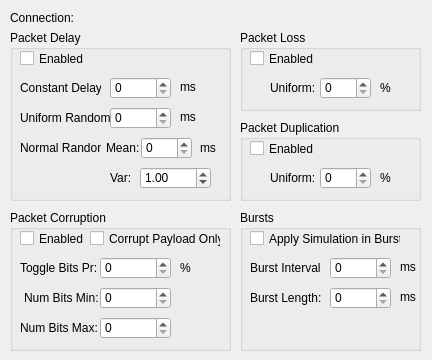
<?xml version="1.0" encoding="UTF-8"?>
<ui version="4.0">
 <class>NetworkSimulationDialog</class>
 <widget class="QWidget" name="NetworkSimulationDialog">
  <property name="geometry">
   <rect>
    <x>0</x>
    <y>0</y>
    <width>432</width>
    <height>360</height>
   </rect>
  </property>
  <property name="windowTitle">
   <string>Form</string>
  </property>
  <widget class="QLabel" name="label_11">
   <property name="geometry">
    <rect>
     <x>10</x>
     <y>10</y>
     <width>71</width>
     <height>16</height>
    </rect>
   </property>
   <property name="text">
    <string>Connection:</string>
   </property>
  </widget>
  <widget class="QLabel" name="labelConnectionName">
   <property name="geometry">
    <rect>
     <x>80</x>
     <y>10</y>
     <width>341</width>
     <height>16</height>
    </rect>
   </property>
   <property name="text">
    <string>&lt;Connection name&gt;</string>
   </property>
  </widget>
  <widget class="QGroupBox" name="groupBox_2">
   <property name="geometry">
    <rect>
     <x>10</x>
     <y>30</y>
     <width>221</width>
     <height>171</height>
    </rect>
   </property>
   <property name="title">
    <string>Packet Delay</string>
   </property>
   <widget class="QCheckBox" name="checkBoxPacketDelayEnabled">
    <property name="geometry">
     <rect>
      <x>10</x>
      <y>20</y>
      <width>70</width>
      <height>17</height>
     </rect>
    </property>
    <property name="text">
     <string>Enabled</string>
    </property>
   </widget>
   <widget class="QLabel" name="label_3">
    <property name="geometry">
     <rect>
      <x>10</x>
      <y>50</y>
      <width>81</width>
      <height>16</height>
     </rect>
    </property>
    <property name="text">
     <string>Constant Delay:</string>
    </property>
   </widget>
   <widget class="QLabel" name="label_5">
    <property name="geometry">
     <rect>
      <x>170</x>
      <y>50</y>
      <width>46</width>
      <height>13</height>
     </rect>
    </property>
    <property name="text">
     <string>ms</string>
    </property>
   </widget>
   <widget class="QLabel" name="label_4">
    <property name="geometry">
     <rect>
      <x>10</x>
      <y>80</y>
      <width>91</width>
      <height>16</height>
     </rect>
    </property>
    <property name="text">
     <string>Uniform Random:</string>
    </property>
   </widget>
   <widget class="QLabel" name="label_7">
    <property name="geometry">
     <rect>
      <x>10</x>
      <y>110</y>
      <width>81</width>
      <height>16</height>
     </rect>
    </property>
    <property name="text">
     <string>Normal Random:</string>
    </property>
   </widget>
   <widget class="QLabel" name="label_6">
    <property name="geometry">
     <rect>
      <x>170</x>
      <y>80</y>
      <width>46</width>
      <height>13</height>
     </rect>
    </property>
    <property name="text">
     <string>ms</string>
    </property>
   </widget>
   <widget class="QLabel" name="label_9">
    <property name="geometry">
     <rect>
      <x>96</x>
      <y>110</y>
      <width>41</width>
      <height>16</height>
     </rect>
    </property>
    <property name="text">
     <string>Mean:</string>
    </property>
   </widget>
   <widget class="QLabel" name="label_10">
    <property name="geometry">
     <rect>
      <x>100</x>
      <y>140</y>
      <width>31</width>
      <height>16</height>
     </rect>
    </property>
    <property name="text">
     <string>Var:</string>
    </property>
   </widget>
   <widget class="QLabel" name="label_8">
    <property name="geometry">
     <rect>
      <x>190</x>
      <y>110</y>
      <width>21</width>
      <height>16</height>
     </rect>
    </property>
    <property name="text">
     <string>ms</string>
    </property>
   </widget>
   <widget class="QSpinBox" name="spinBoxConstantDelay">
    <property name="geometry">
     <rect>
      <x>100</x>
      <y>47</y>
      <width>61</width>
      <height>22</height>
     </rect>
    </property>
    <property name="maximum">
     <number>10000</number>
    </property>
    <property name="singleStep">
     <number>100</number>
    </property>
   </widget>
   <widget class="QSpinBox" name="spinBoxRandomDelay">
    <property name="geometry">
     <rect>
      <x>100</x>
      <y>77</y>
      <width>61</width>
      <height>22</height>
     </rect>
    </property>
    <property name="maximum">
     <number>10000</number>
    </property>
    <property name="singleStep">
     <number>100</number>
    </property>
   </widget>
   <widget class="QSpinBox" name="spinBoxNormalMean">
    <property name="geometry">
     <rect>
      <x>131</x>
      <y>107</y>
      <width>51</width>
      <height>22</height>
     </rect>
    </property>
    <property name="maximum">
     <number>10000</number>
    </property>
    <property name="singleStep">
     <number>100</number>
    </property>
   </widget>
   <widget class="QDoubleSpinBox" name="doubleSpinBoxNormalVar">
    <property name="geometry">
     <rect>
      <x>130</x>
      <y>137</y>
      <width>71</width>
      <height>22</height>
     </rect>
    </property>
    <property name="maximum">
     <double>10.000000000000000</double>
    </property>
    <property name="singleStep">
     <double>0.100000000000000</double>
    </property>
    <property name="value">
     <double>1.000000000000000</double>
    </property>
   </widget>
  </widget>
  <widget class="QGroupBox" name="groupBox_3">
   <property name="geometry">
    <rect>
     <x>240</x>
     <y>30</y>
     <width>181</width>
     <height>81</height>
    </rect>
   </property>
   <property name="minimumSize">
    <size>
     <width>0</width>
     <height>0</height>
    </size>
   </property>
   <property name="title">
    <string>Packet Loss</string>
   </property>
   <widget class="QLabel" name="label_13">
    <property name="geometry">
     <rect>
      <x>30</x>
      <y>50</y>
      <width>51</width>
      <height>16</height>
     </rect>
    </property>
    <property name="text">
     <string>Uniform:</string>
    </property>
   </widget>
   <widget class="QLabel" name="label_14">
    <property name="geometry">
     <rect>
      <x>140</x>
      <y>50</y>
      <width>31</width>
      <height>16</height>
     </rect>
    </property>
    <property name="text">
     <string>%</string>
    </property>
   </widget>
   <widget class="QCheckBox" name="checkBoxPacketLossEnabled">
    <property name="geometry">
     <rect>
      <x>10</x>
      <y>20</y>
      <width>70</width>
      <height>17</height>
     </rect>
    </property>
    <property name="text">
     <string>Enabled</string>
    </property>
   </widget>
   <widget class="QSpinBox" name="spinBoxUniformLoss">
    <property name="geometry">
     <rect>
      <x>80</x>
      <y>47</y>
      <width>51</width>
      <height>22</height>
     </rect>
    </property>
    <property name="maximum">
     <number>100</number>
    </property>
    <property name="singleStep">
     <number>10</number>
    </property>
   </widget>
  </widget>
  <widget class="QGroupBox" name="groupBox_5">
   <property name="geometry">
    <rect>
     <x>240</x>
     <y>120</y>
     <width>181</width>
     <height>81</height>
    </rect>
   </property>
   <property name="title">
    <string>Packet Duplication</string>
   </property>
   <widget class="QLabel" name="label_17">
    <property name="geometry">
     <rect>
      <x>140</x>
      <y>50</y>
      <width>31</width>
      <height>16</height>
     </rect>
    </property>
    <property name="text">
     <string>%</string>
    </property>
   </widget>
   <widget class="QLabel" name="label_18">
    <property name="geometry">
     <rect>
      <x>30</x>
      <y>50</y>
      <width>51</width>
      <height>16</height>
     </rect>
    </property>
    <property name="text">
     <string>Uniform:</string>
    </property>
   </widget>
   <widget class="QCheckBox" name="checkBoxPacketDuplicationEnabled">
    <property name="geometry">
     <rect>
      <x>10</x>
      <y>20</y>
      <width>70</width>
      <height>17</height>
     </rect>
    </property>
    <property name="text">
     <string>Enabled</string>
    </property>
   </widget>
   <widget class="QSpinBox" name="spinBoxUniformDuplication">
    <property name="geometry">
     <rect>
      <x>80</x>
      <y>47</y>
      <width>51</width>
      <height>22</height>
     </rect>
    </property>
    <property name="maximum">
     <number>100</number>
    </property>
    <property name="singleStep">
     <number>10</number>
    </property>
   </widget>
  </widget>
  <widget class="QGroupBox" name="groupBox_7">
   <property name="geometry">
    <rect>
     <x>10</x>
     <y>210</y>
     <width>221</width>
     <height>141</height>
    </rect>
   </property>
   <property name="title">
    <string>Packet Corruption</string>
   </property>
   <widget class="QCheckBox" name="checkBoxPacketCorruptionEnabled">
    <property name="geometry">
     <rect>
      <x>10</x>
      <y>20</y>
      <width>70</width>
      <height>17</height>
     </rect>
    </property>
    <property name="text">
     <string>Enabled</string>
    </property>
   </widget>
   <widget class="QCheckBox" name="checkBoxCorruptPayload">
    <property name="geometry">
     <rect>
      <x>80</x>
      <y>20</y>
      <width>131</width>
      <height>17</height>
     </rect>
    </property>
    <property name="text">
     <string>Corrupt Payload Only</string>
    </property>
   </widget>
   <widget class="QLabel" name="label_21">
    <property name="geometry">
     <rect>
      <x>10</x>
      <y>50</y>
      <width>81</width>
      <height>16</height>
     </rect>
    </property>
    <property name="text">
     <string>Toggle Bits Pr:</string>
    </property>
   </widget>
   <widget class="QSpinBox" name="spinBoxToggleBitsPr">
    <property name="geometry">
     <rect>
      <x>90</x>
      <y>47</y>
      <width>71</width>
      <height>22</height>
     </rect>
    </property>
    <property name="maximum">
     <number>100</number>
    </property>
   </widget>
   <widget class="QLabel" name="label_22">
    <property name="geometry">
     <rect>
      <x>170</x>
      <y>50</y>
      <width>31</width>
      <height>16</height>
     </rect>
    </property>
    <property name="text">
     <string>%</string>
    </property>
   </widget>
   <widget class="QLabel" name="label_23">
    <property name="geometry">
     <rect>
      <x>14</x>
      <y>80</y>
      <width>81</width>
      <height>16</height>
     </rect>
    </property>
    <property name="text">
     <string>Num Bits Min:</string>
    </property>
   </widget>
   <widget class="QSpinBox" name="spinBoxBitsMin">
    <property name="geometry">
     <rect>
      <x>90</x>
      <y>77</y>
      <width>71</width>
      <height>22</height>
     </rect>
    </property>
    <property name="maximum">
     <number>10000</number>
    </property>
   </widget>
   <widget class="QLabel" name="label_24">
    <property name="geometry">
     <rect>
      <x>10</x>
      <y>110</y>
      <width>81</width>
      <height>16</height>
     </rect>
    </property>
    <property name="text">
     <string>Num Bits Max:</string>
    </property>
   </widget>
   <widget class="QSpinBox" name="spinBoxBitsMax">
    <property name="geometry">
     <rect>
      <x>90</x>
      <y>107</y>
      <width>71</width>
      <height>22</height>
     </rect>
    </property>
    <property name="maximum">
     <number>10000</number>
    </property>
   </widget>
  </widget>
  <widget class="QGroupBox" name="groupBox">
   <property name="geometry">
    <rect>
     <x>240</x>
     <y>210</y>
     <width>181</width>
     <height>141</height>
    </rect>
   </property>
   <property name="title">
    <string>Bursts</string>
   </property>
   <widget class="QCheckBox" name="checkBoxBurstsEnabled">
    <property name="geometry">
     <rect>
      <x>10</x>
      <y>20</y>
      <width>151</width>
      <height>17</height>
     </rect>
    </property>
    <property name="text">
     <string>Apply Simulation in Bursts</string>
    </property>
   </widget>
   <widget class="QLabel" name="label">
    <property name="geometry">
     <rect>
      <x>10</x>
      <y>50</y>
      <width>71</width>
      <height>16</height>
     </rect>
    </property>
    <property name="text">
     <string>Burst Interval:</string>
    </property>
   </widget>
   <widget class="QLabel" name="label_2">
    <property name="geometry">
     <rect>
      <x>10</x>
      <y>80</y>
      <width>71</width>
      <height>16</height>
     </rect>
    </property>
    <property name="text">
     <string>Burst Length:</string>
    </property>
   </widget>
   <widget class="QSpinBox" name="spinBoxBurstInterval">
    <property name="geometry">
     <rect>
      <x>90</x>
      <y>47</y>
      <width>61</width>
      <height>22</height>
     </rect>
    </property>
    <property name="maximum">
     <number>100000</number>
    </property>
    <property name="singleStep">
     <number>1000</number>
    </property>
   </widget>
   <widget class="QLabel" name="label_25">
    <property name="geometry">
     <rect>
      <x>160</x>
      <y>50</y>
      <width>46</width>
      <height>13</height>
     </rect>
    </property>
    <property name="text">
     <string>ms</string>
    </property>
   </widget>
   <widget class="QSpinBox" name="spinBoxBurstLength">
    <property name="geometry">
     <rect>
      <x>90</x>
      <y>77</y>
      <width>61</width>
      <height>22</height>
     </rect>
    </property>
    <property name="maximum">
     <number>100000</number>
    </property>
    <property name="singleStep">
     <number>500</number>
    </property>
   </widget>
   <widget class="QLabel" name="label_26">
    <property name="geometry">
     <rect>
      <x>160</x>
      <y>80</y>
      <width>46</width>
      <height>13</height>
     </rect>
    </property>
    <property name="text">
     <string>ms</string>
    </property>
   </widget>
  </widget>
 </widget>
 <resources/>
 <connections/>
</ui>
